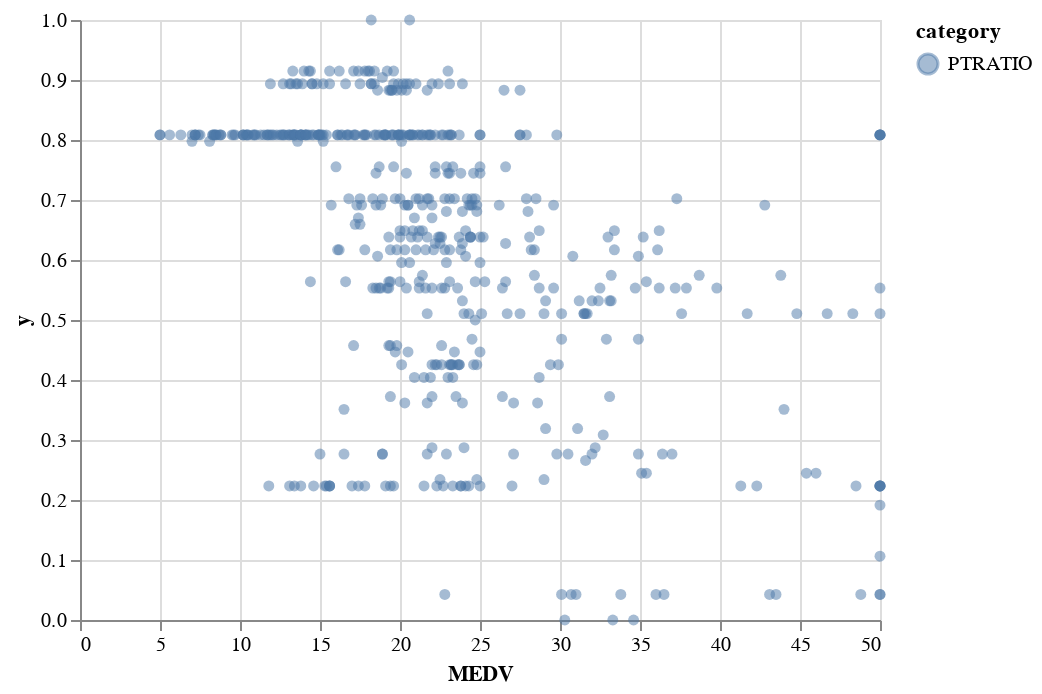

This figure's notebook cell:
### Code cell
from sklearn import preprocessing
def showPlot(key=""):
  c = list(data_pd.columns);
  c.remove(key)
  c.remove('MEDV')
  df = data_pd.drop(c,axis=1).sort_values(['MEDV'])
  ln = len(df.columns)
  cols = list(df.columns)
  x = df.values[:,0:ln-1] #returns a numpy array
  min_max_scaler = preprocessing.MinMaxScaler()
  x_scaled = min_max_scaler.fit_transform(x)
  # print(np.concatenate((x_scaled,df.values[:,ln-1].reshape(-1,1)), axis=1))
  df = pd.DataFrame(np.concatenate((x_scaled,df.values[:,ln-1].reshape(-1,1)),axis=1))
  # print("DF",df)
  newCols = dict(list(zip( list(range(0,ln)), cols)))
  df= df.rename(columns=newCols)
  # print(df)
  cols.remove('MEDV') 
  base = alt.Chart(df).mark_circle(opacity=0.5).transform_fold(
      fold=cols ,              #['CRIM', 'ZN', 'INDUS', 'CHAS', 'NOX', 'RM', 'AGE', 'DIS', 'RAD', 'TAX', 'PTRATIO', 'B', 'LSTAT'],
      as_=['category', 'y']
  ).encode(
      alt.X('MEDV:Q'),
      alt.Y('y:Q'),
      alt.Color('category:N')
  )
  
  return base + base.transform_loess('x', 'y', groupby=['category']).mark_line(size=4)
  return df

#####
print(list(data_pd.columns))
showPlot('PTRATIO')

### Figure 1 — Vega-Lite specification as saved in the notebook (floating-point values rounded to 4 significant figures; data arrays with more than 128 entries replaced by an {"elided": "..."} marker saying what was removed)
{"config": {"view": {"continuousWidth": 400, "continuousHeight": 300}}, "layer": [{"mark": {"type": "circle", "opacity": 0.5}, "encoding": {"color": {"type": "nominal", "field": "category"}, "x": {"type": "quantitative", "field": "MEDV"}, "y": {"type": "quantitative", "field": "y"}}, "transform": [{"fold": ["PTRATIO"], "as": ["category", "y"]}]}, {"mark": {"type": "line", "size": 4}, "encoding": {"color": {"type": "nominal", "field": "category"}, "x": {"type": "quantitative", "field": "MEDV"}, "y": {"type": "quantitative", "field": "y"}}, "transform": [{"fold": ["PTRATIO"], "as": ["category", "y"]}, {"loess": "y", "on": "x", "groupby": ["category"]}]}], "data": {"name": "data-d0b81fe6880a34561022b3e22d2a1d09"}, "$schema": "https://vega.github.io/schema/vega-lite/v4.8.1.json", "datasets": {"data-d0b81fe6880a34561022b3e22d2a1d09": {"elided": "506 records"}}}
